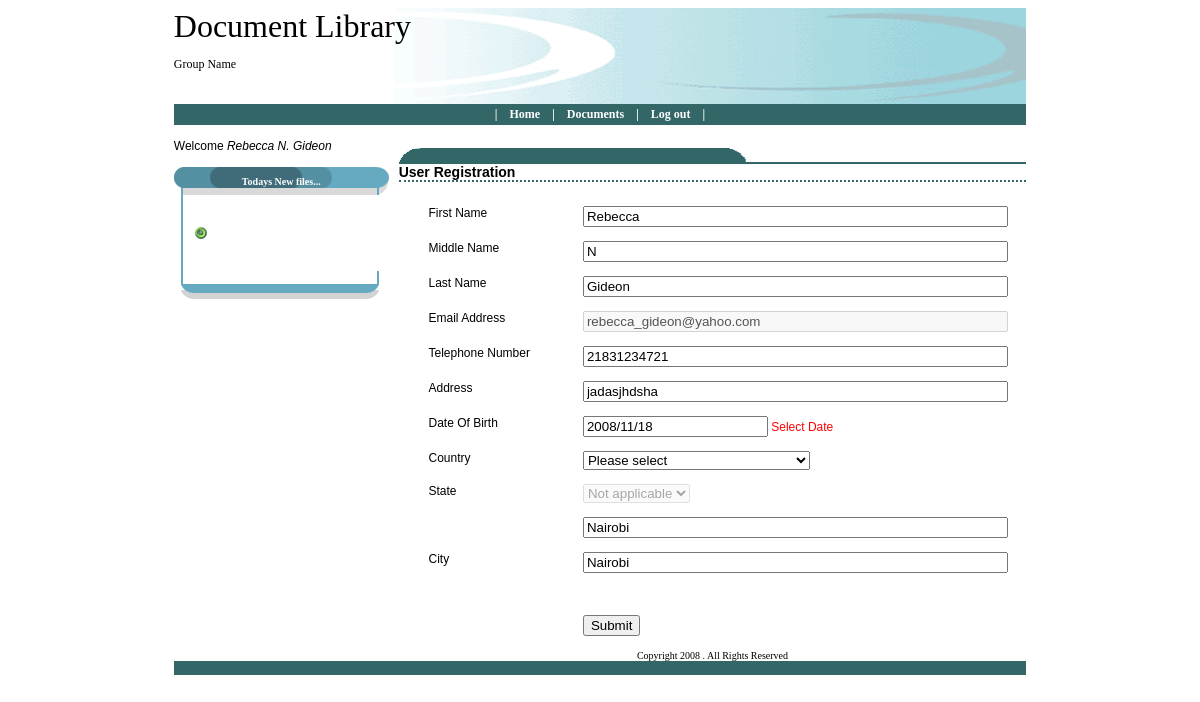
/EditDetails.php (signed in), run on the app's committed database.
### tables this page shows
CREATE TABLE `userdetails` (
  `UserID` varchar(50) NOT NULL,
  `FName` varchar(100) NOT NULL,
  `MName` varchar(100) default NULL,
  `LName` varchar(100) NOT NULL,
  `Telephone` varchar(100) default NULL,
  `Address` varchar(100) default NULL,
  `DOB` varchar(10) NOT NULL,
  `Email` varchar(100) NOT NULL,
  `Password` varchar(255) NOT NULL,
  `Country` varchar(100) default NULL,
  `State` varchar(100) default NULL,
  `City` varchar(100) default NULL,
  `RID` tinyint(10) NOT NULL default '0'
);

### EditDetails.php (the view, shortened to what this page needs)
<?php require_once('Connections/conn.php'); ?>
<?php
if(isset($_SESSION['user_name']))
{
$uid=$_SESSION['user_id'];
$query_userdet = "SELECT * FROM userdetails WHERE UserID = '$uid'";
$userdet = mysql_query($query_userdet, $conn) or die(mysql_error());
$row_userdet = mysql_fetch_assoc($userdet);
$editFormAction = $_SERVER['PHP_SELF'];
if (isset($_SERVER['QUERY_STRING'])) {
  $editFormAction .= "?" . htmlentities($_SERVER['QUERY_STRING']);
}
?>
<!DOCTYPE html PUBLIC "-//W3C//DTD XHTML 1.0 Transitional//EN" "http://www.w3.org/TR/xhtml1/DTD/xhtml1-transitional.dtd">
<html xmlns="http://www.w3.org/1999/xhtml">
<head>
<link href="css/style.css" rel="stylesheet" type="text/css" />
</head>
<body>
<form action="<?php echo $editFormAction; ?>" method="POST"  name="registerusers" id="registerusers">
<table  width="72%" border="0" cellspacing="0" cellpadding="0"  align="center" >
<tr >
<td colspan="4" align="left" valign="top" style="background:url(image/top.gif);width:900px; height:96px;" ><FONT FACE="Tahoma" SIZE="6">
  Document Library</FONT><pre><FONT FACE="Tahoma">Group Name</FONT></pre>
</td>
  </tr>
  <tr bgcolor="#000000">
  <td colspan="4" align="left" valign="top" BGCOLOR="#336666">
   <div align="center"><?php include('menu.php'); ?></div></td></tr>
  <tr>
    <td width="228" rowspan="16" align="left" valign="top"><br />
      <?php include("sideadminmenu.php")?>        <br /></td>
    <td colspan="3" align="left" valign="top"><br /><h1><br />
    User Registration</h1> <br /> </td>
    </tr>
  <tr>
   <td width="38" align="left" valign="top">&nbsp;</td>
    <td width="185" align="left" valign="top">First Name</td>
    <td width="449" align="left" valign="top"><input name="FName" type="text" id="FName" value="<?php echo $row_userdet['FName']; ?>" size="50" />
      <br /><br /></td>
  </tr>
  <tr>
    <td align="left" valign="top">&nbsp;</td>
    <td align="left" valign="top">Middle Name</td>
    <td align="left" valign="top"><input name="MName" type="text" id="MName" value="<?php echo $row_userdet['MName']; ?>" size="50" /><br /><br></td>
  </tr>
  <tr>
    <td align="left" valign="top">&nbsp;</td>
    <td align="left" valign="top">Last Name</td>
    <td align="left" valign="top"><input name="LName" type="text" id="LName" value="<?php echo $row_userdet['LName']; ?>" size="50"/><br /><br /></td>
  </tr>
  <tr>
    <td align="left" valign="top">&nbsp;</td>
    <td align="left" valign="top">Email Address</td>
    <td align="left" valign="top"><input name="Email" disabled="disabled" type="text" id="Email" value="<?php echo $row_userdet['Email']; ?>" size="50"  /><br /><br /></td>
  </tr>
  <tr>
    <td align="left" valign="top">&nbsp;</td>
    <td align="left" valign="top">Telephone Number</td>
    <td align="left" valign="top"><input name="Telephone" type="text" id="Telephone" value="<?php echo $row_userdet['Telephone']; ?>" size="50" /><br /><br /></td>
  </tr>
  <tr>
    <td align="left" valign="top">&nbsp;</td>
    <td align="left" valign="top">Address</td>
    <td align="left" valign="top"><input name="Address" type="text" id="Address" value="<?php echo $row_userdet['Address']; ?>" size="50" /><br /><br /></td>
  </tr>
  <tr>
    <td align="left" valign="top">&nbsp;</td>
    <td align="left" valign="top">Date Of Birth</td>
    <td align="left" valign="top"><input name="DOB" type="text" value="<?php echo $row_userdet['DOB']; ?>" size=20>  <a href="javascript:showCal('Calendar1')"><font color="#FF0000">Select Date</font></a> <br /><br /></tr>
  <tr>
    <td align="left" valign="top">&nbsp;</td>
    <td align="left" valign="top">Country</td>
    <td align="left" valign="top">
<select name="Country"  onchange="changeSTATE(this.options[this.selectedIndex].value)">
  <option value="NOTSELECTED" selected="selected" <?php if (!(strcmp("NOTSELECTED", $row_userdet['Country']))) {echo "selected=\"selected\"";} ?>>Please select</option>
</select><br /><br /></td>
  </tr>
  <tr>
    <td align="left" valign="top">&nbsp;</td>
    <td align="left" valign="top">State</td>
    <td align="left" valign="top">
    <select name="STATE" onchange="changeprovince(this.options[this.selectedIndex].value)" disabled="disabled" >
      <option value="NOTAPPLICABLE" selected="selected" <?php if (!(strcmp("NOTAPPLICABLE", $row_userdet['State']))) {echo "selected=\"selected\"";} ?>>Not applicable</option>
</select><br /><br />
    <input name="Province" type="text"  id="Province" value="<?php echo $row_userdet['State']; ?>" size="50"/><br /><br /></td>
  </tr>
  <tr>
    <td align="left" valign="top">&nbsp;</td>
    <td align="left" valign="top">City</td>
    <td align="left" valign="top"><input name="City" type="text" id="City" value="<?php echo $row_userdet['City']; ?>" size="50" /><br /><br /></td>
  </tr>
  <tr>
    <td align="left" valign="top">&nbsp;</td>
    <td align="left" valign="top">&nbsp;</td>
    <td align="left" valign="top">&nbsp;</td>
  </tr>
  <tr>
    <td align="left" valign="top">&nbsp;</td>
    <td align="left" valign="top">&nbsp;</td>
    <td align="left" valign="top">&nbsp;</td>
  </tr>
  <tr>
    <td align="left" valign="top">&nbsp;</td>
    <td align="left" valign="top">&nbsp;</td>
    <td align="left" valign="top"><input type="submit" name="Submit" id="Submit" value="Submit" />    </td>
  </tr>
  <tr>
    <td colspan="4" align="left" valign="top">&nbsp;</td>
    </tr>
  <tr>
    <td colspan="4"><DIV ALIGN="CENTER"><FONT SIZE="1" FACE="Tahoma">Copyright
2008 . All Rights Reserved</FONT></DIV></td>
  </tr>
  <tr>
   <td colspan="4" BGCOLOR="#336666">&nbsp;</td>
   </tr>
</table>
</form>
</body>
</html>
<?php
 }else{
 header("location:login.php");
}
?>

### css/style.css (style rules this page uses)
a:link { color: #FFFFFF; text-decoration: none }
body { font-family: "Arial", "Helvetica", "sans-serif"; font-size: 12px; }
h1 { background-image:url(../image/longmenu.gif); background-repeat: no-repeat; background-position: left top; font-size: 14px; font-weight:bold; border-bottom-width: 2px; border-bottom-style: dotted; border-bottom-color: #336666; }

### data on the page
userdetails: FName "Rebecca", MName "N", LName "Gideon", Email "rebecca_gideon@yahoo.com", Telephone "21831234721", Address "jadasjhdsha", DOB "2008/11/18", Country "Please select", STATE "Not applicable", Province "Nairobi", City "Nairobi"

### other printed values
$row_fileACL['Names'] "Rebecca N. Gideon"
